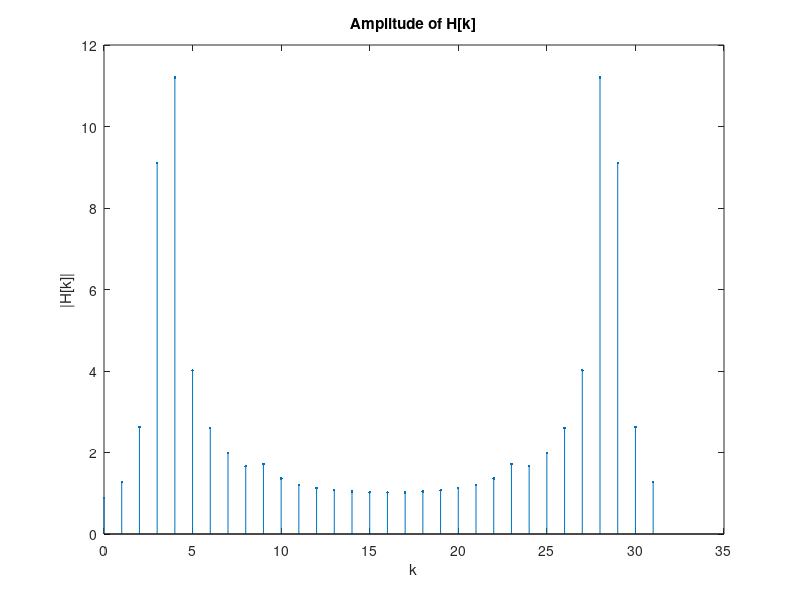
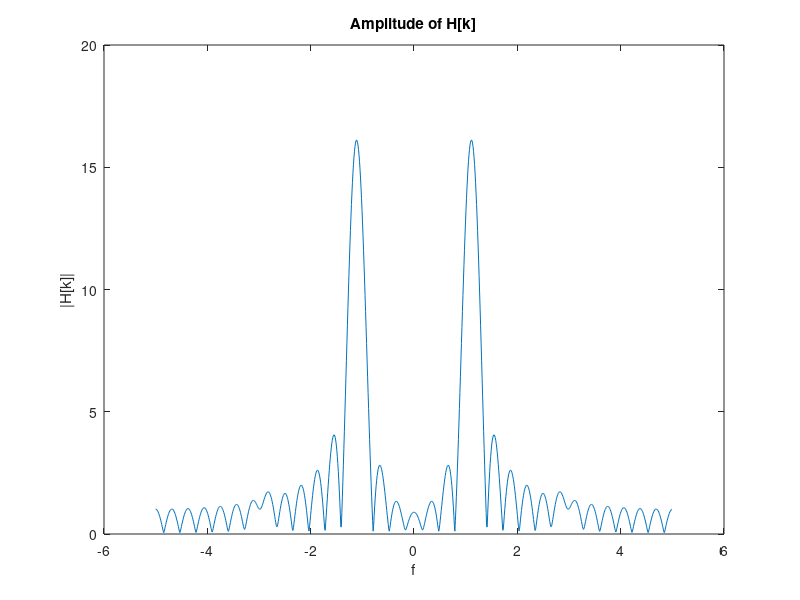
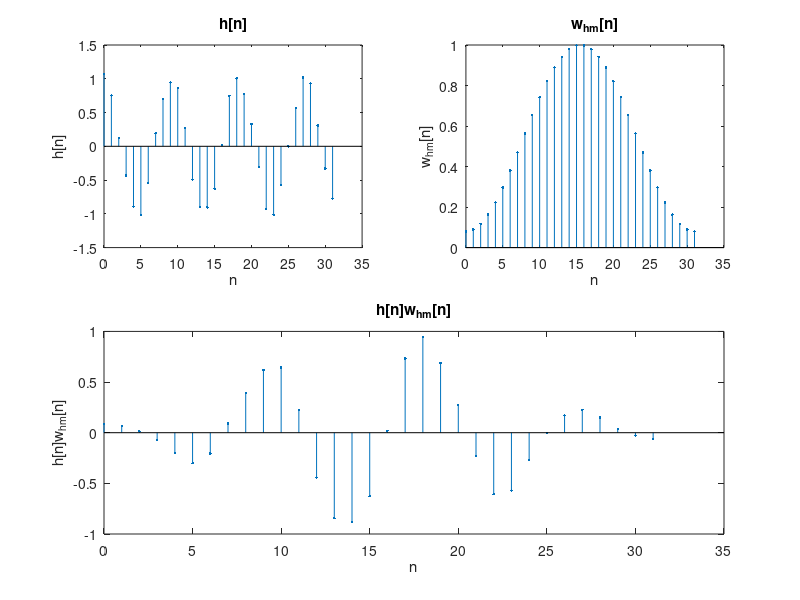
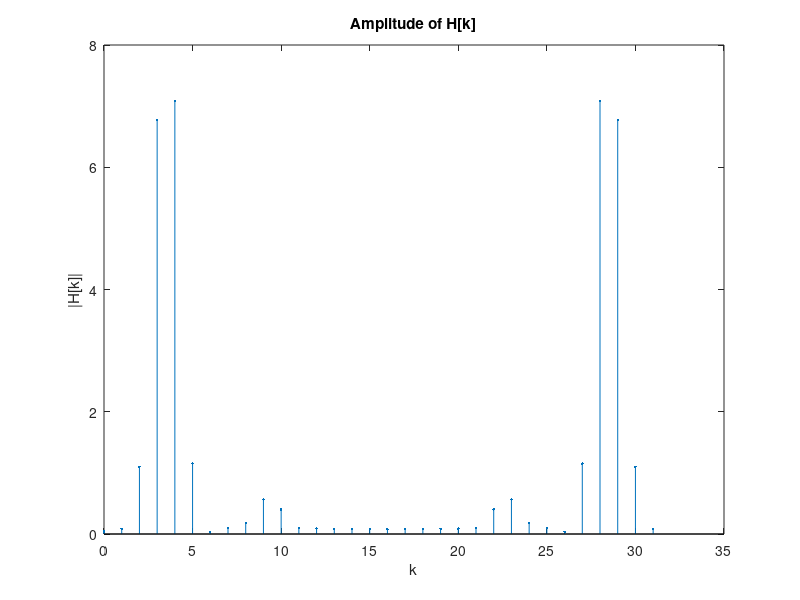

These charts were generated, in order, by the following MATLAB code:
clc;
clear;
close;

T = 0.1;
N = 32;
n = (0:N-1)';
hn = cos(2*pi*n*T*1.1) + 0.07*cos(2*pi*n*T*2.9);
fs = 1/T;
N_fft = 1024;
f = (-N_fft/2:N_fft/2-1)*fs/N_fft;
w_r = rectwin(N);
H = fft(hn.*w_r);
figure(1);
stem(n,abs(H),'.');
title('Amplitude of H[k]');
xlabel('k'); ylabel('|H[k]|');
figure(2);
plot(f,abs(fftshift(fft(hn.*w_r,N_fft))));
title('Amplitude of H[k]');
xlabel('f'); ylabel('|H[k]|');

w_hm = hamming(N);
figure(3);
subplot(2,2,1);
stem(n,hn,'.');
title('h[n]');
xlabel('n'); ylabel('h[n]');
subplot(2,2,2);
stem(n,w_hm,'.');
title('w_{hm}[n]');
xlabel('n'); ylabel('w_{hm}[n]');
subplot(2,2,3:4);
stem(n,hn.*w_hm,'.');
title('h[n]w_{hm}[n]');
xlabel('n'); ylabel('h[n]w_{hm}[n]');
H = fft(hn.*w_hm);
figure(4);
stem(n,abs(H),'.');
title('Amplitude of H[k]');
xlabel('k'); ylabel('|H[k]|');
figure(5);
plot(f,abs(fftshift(fft(hn.*w_hm,N_fft))));
title('Amplitude of H[k]');
xlabel('f'); ylabel('|H[k]|');

w_b = blackman(N);
figure(6);
subplot(2,2,1);
stem(n,hn,'.');
title('h[n]');
xlabel('n'); ylabel('h[n]');
subplot(2,2,2);
stem(n,w_b,'.');
title('w_b[n]');
xlabel('n'); ylabel('w_b[n]');
subplot(2,2,3:4);
stem(n,hn.*w_b,'.');
title('h[n]w_b[n]');
xlabel('n'); ylabel('h[n]w_b[n]');
H = fft(hn.*w_b);
figure(7);
stem(n,abs(H),'.');
title('Amplitude of H[k]');
xlabel('k'); ylabel('|H[k]|');
figure(8);
plot(f,abs(fftshift(fft(hn.*w_b,N_fft))));
title('Amplitude of H[k]');
xlabel('f'); ylabel('|H[k]|');